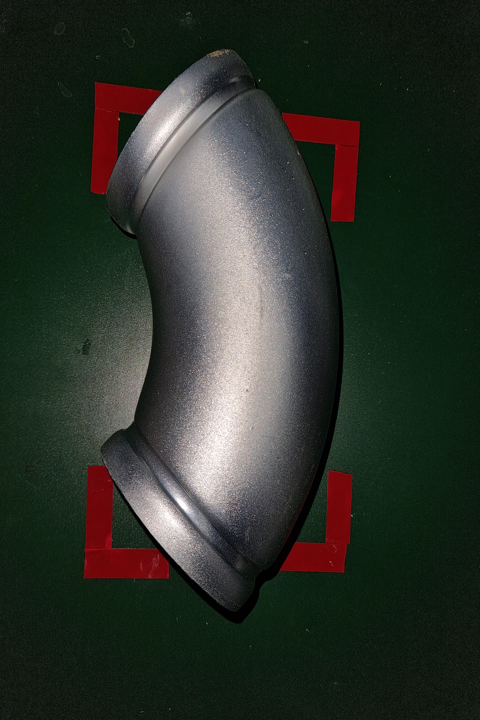
#> input picture image/KEMP_IMG_DATA_1.png, 480 x 720 px, found by its file name
$ jupyter execute opencv_ex.ipynb
#> lines starting #> are read from the running program, lines starting #| are printed output that depends on the picture; after the words box and inside, x2 and y2 are one past the last pixel; in counts of white or black regions, pixels touching at a corner belong together
[cell 1]
import cv2 as cv
import matplotlib.pyplot as plt

[cell 2]
img_ok = cv.imread('C:\source\kamp_ex\image\KEMP_IMG_DATA_1.png')
#> img_ok is the input picture: shape (720, 480, 3); mean B, G, R 42.3, 51, 45.6
img_bad = cv.imread('C:\source\kamp_ex\image\KEMP_IMG_DATA_Error_2.png')
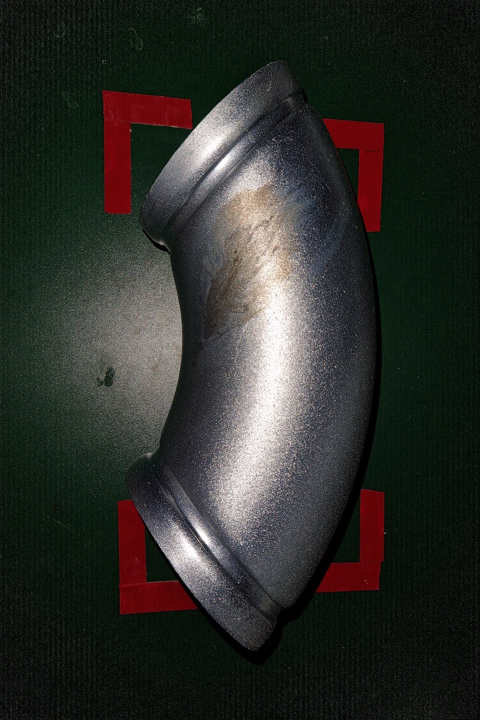
#> input picture image/KEMP_IMG_DATA_Error_2.png, 480 x 720 px, found by its file name
#> img_bad is the input picture: shape (720, 480, 3); mean B, G, R 41.9, 46.9, 45.4
img_bad2 = cv.imread('C:\source\kamp_ex\image\KEMP_IMG_DATA_Error_12.png')
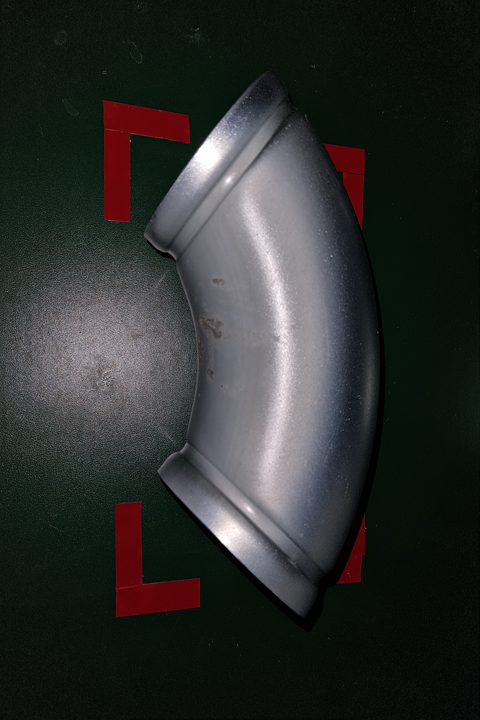
#> input picture image/KEMP_IMG_DATA_Error_12.png, 480 x 720 px, found by its file name
#> img_bad2 is the input picture: shape (720, 480, 3); mean B, G, R 45.4, 47.3, 45
#> `[cell 2] img_ok = cv.imread('C:\source\kamp_ex\image\KEMP_IMG_DATA_1.p..`:
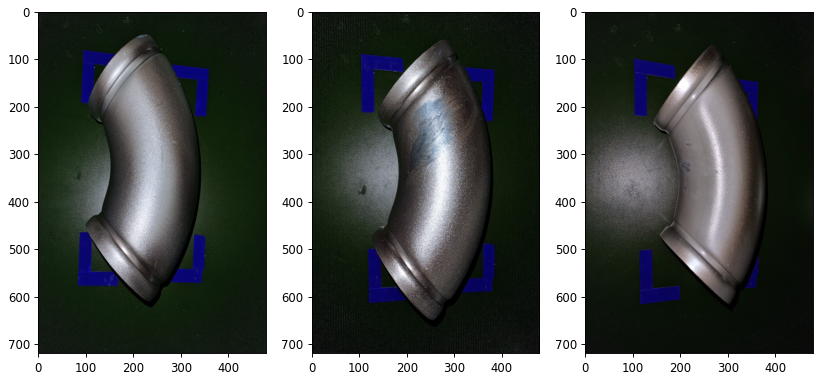
#> figure drawn by matplotlib, 3 panels; B, G, R data is drawn as R, G, B

fig, axs = plt.subplots(1, 3)
fig.set_figheight(6)
fig.set_figwidth(12)
axs[0].imshow(img_ok)
axs[1].imshow(img_bad)
axs[2].imshow(img_bad2)
# [5 lines of commented-out code are left out]

[cell 3]
# 이미지 읽기
# image = cv.imread('path_to_image.jpg')
# image = np_array[50]

# 그레이스케일로 변환
gray = cv.cvtColor(img_ok, cv.COLOR_BGR2GRAY)
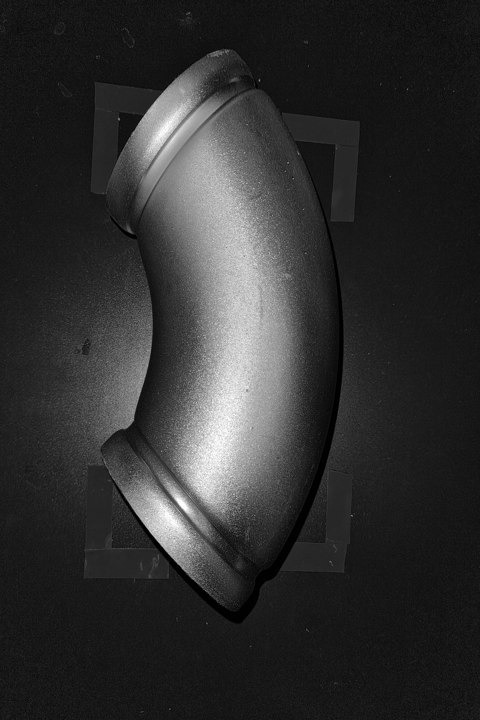
#> gray: shape (720, 480); min 0, max 255, mean 48.4
gray2 = cv.cvtColor(img_bad, cv.COLOR_BGR2GRAY)
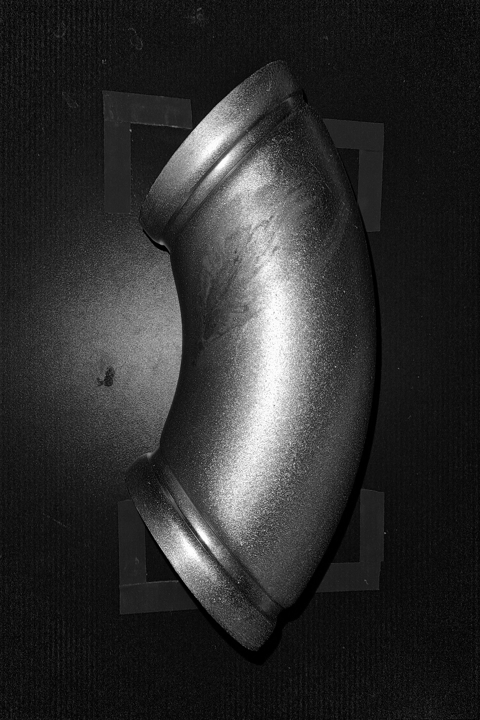
#> gray2: shape (720, 480); min 0, max 255, mean 45.9
gray3 = cv.cvtColor(img_bad2, cv.COLOR_BGR2GRAY)

# 블러링을 통해 노이즈 제거 (선택적)
blurred = cv.GaussianBlur(gray, (5, 5), 0)
blurred2 = cv.GaussianBlur(gray2, (5, 5), 0)
blurred3 = cv.GaussianBlur(gray3, (5, 5), 0)

# 엣지 검출 (Canny 알고리즘)
edges = cv.Canny(blurred, 50, 150)
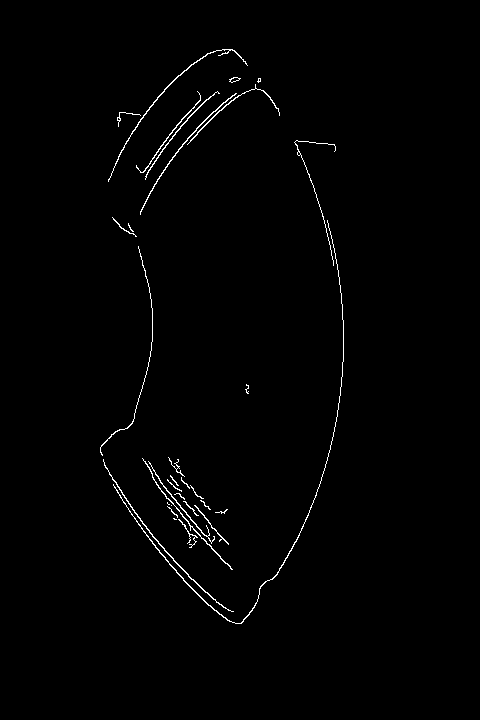
#> edges: shape (720, 480); 0.96% white in thin lines or dots, all inside (x1, y1, x2, y2) = (100, 49, 344, 624)
edges2 = cv.Canny(blurred2, 50, 150)
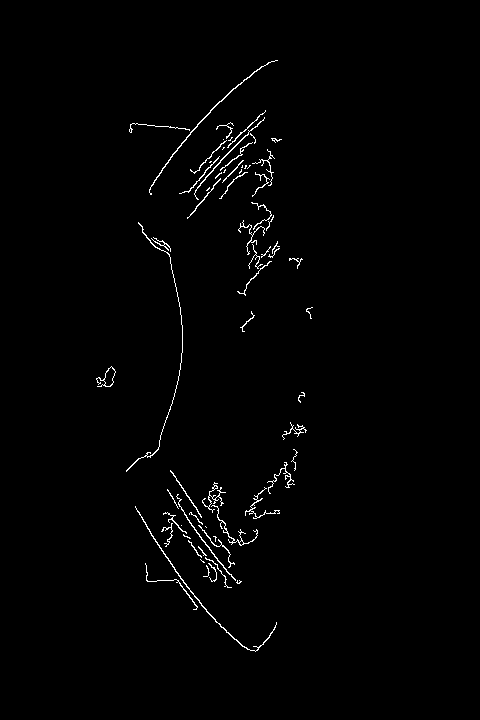
#> edges2: shape (720, 480); 1.1% white in thin lines or dots, all inside (x1, y1, x2, y2) = (96, 60, 313, 652)
edges3 = cv.Canny(blurred3, 50, 150)
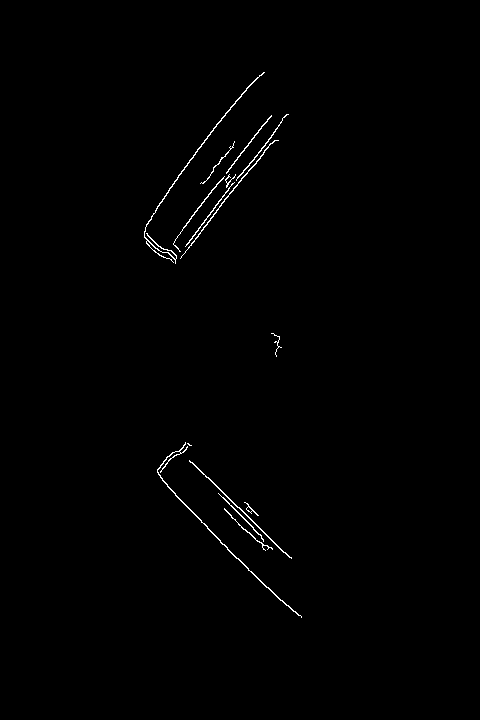
#> edges3: shape (720, 480); 0.59% white in thin lines or dots, all inside (x1, y1, x2, y2) = (144, 72, 302, 618)

# 윤곽선 검출
contours, _ = cv.findContours(edges, cv.RETR_EXTERNAL, cv.CHAIN_APPROX_SIMPLE)
#> contours = 32 contours, 20 with area under 20; largest, box (x1, y1, x2, y2) and area: (113, 220, 344, 624) 148, (103, 459, 234, 612) 112, (108, 49, 248, 182) 103, (140, 93, 237, 215) 92, (142, 458, 233, 570) 74

# 원본 이미지에 윤곽선 그리기
cv.drawContours(img_ok, contours, -1, (0,255,0), 1)  # 녹색 (0, 255, 0), 두께 2
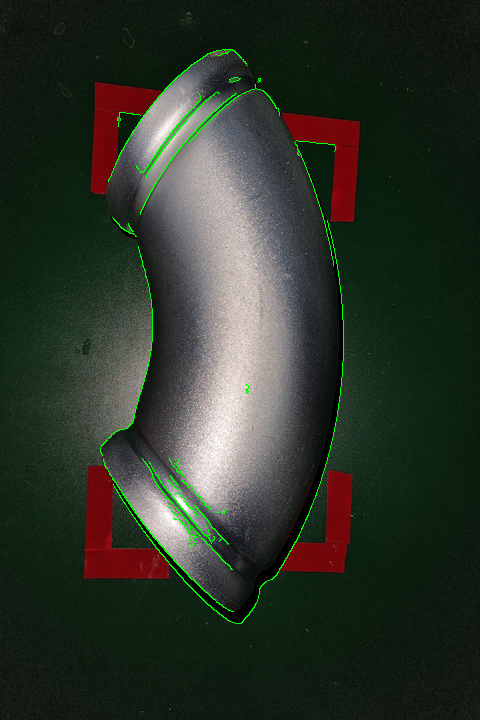
#> img_ok: shape (720, 480, 3); mean B, G, R 41.6, 52.7, 44.9
contours, _ = cv.findContours(edges2, cv.RETR_EXTERNAL, cv.CHAIN_APPROX_SIMPLE)
#> contours = 67 contours, 47 with area under 20; largest, box (x1, y1, x2, y2) and area: (96, 366, 116, 387) 153, (135, 506, 277, 652) 116, (149, 60, 278, 195) 106, (194, 117, 265, 200) 60, (176, 494, 236, 581) 56
cv.drawContours(img_bad, contours, -1, (0,255,0), 1)  # 녹색 (0, 255, 0), 두께 2
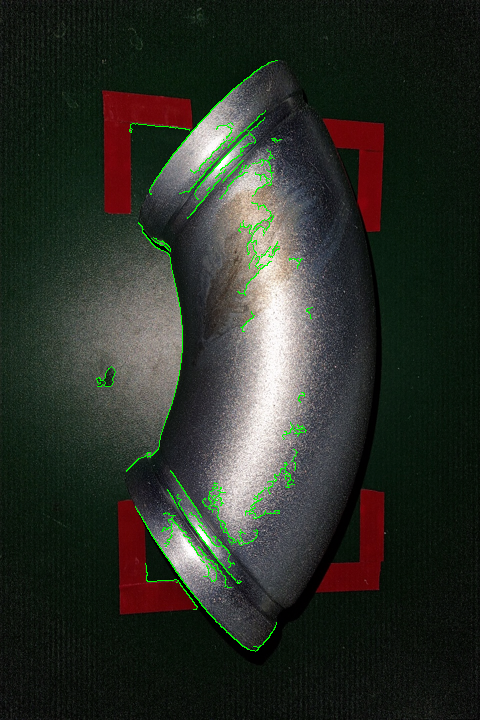
#> img_bad: shape (720, 480, 3); mean B, G, R 40.8, 48.6, 44.2
contours, _ = cv.findContours(edges3, cv.RETR_EXTERNAL, cv.CHAIN_APPROX_SIMPLE)
#> contours = 15 contours, 4 with area under 20; largest, box (x1, y1, x2, y2) and area: (157, 442, 302, 618) 169, (144, 72, 265, 264) 166, (189, 460, 292, 559) 96, (180, 140, 279, 259) 77, (226, 115, 272, 174) 45
cv.drawContours(img_bad2, contours, -1, (0,255,0), 1)  # 녹색 (0, 255, 0), 두께 2
# 이미지 표시
fig, axs = plt.subplots(1, 3)
fig.set_figheight(6)
fig.set_figwidth(12)
axs[0].set_xlabel('ok')
axs[1].set_xlabel('bad')
axs[2].set_xlabel('bad')
axs[0].imshow(img_ok)
axs[1].imshow(img_bad)
axs[2].imshow(img_bad2)
#> figure, not shown here; B, G, R data is drawn as R, G, B
